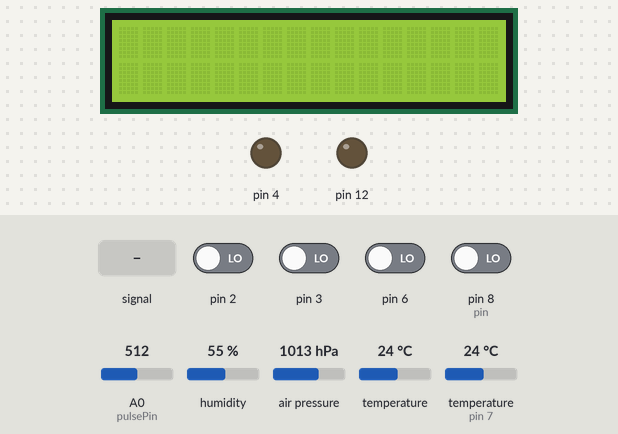
Bench run of a sketch on a simulated Arduino Uno, built with avr-gcc and run on an emulated ATmega328P. Shown: 16×2 character LCD, output pins drawn as LEDs (lit = HIGH). The test bench sets the inputs (shaded band); at power-on: pin 2, pin 3, pin 6, pin 8 (pin) LOW, temperature (sensor on pin 7) 24 °C, air pressure 1013 hPa, A0 (pulsePin) = 512, humidity 55 %, temperature 24 °C. The modem accepts every AT command (registered, SIM ready, sends succeed) and sends nothing else; what the sketch prints to the serial monitor is not drawn.

Above: at 1.3 s.
1.4 s: temperature (sensor on pin 7) set to 21.7 °C
At 5.5 s:
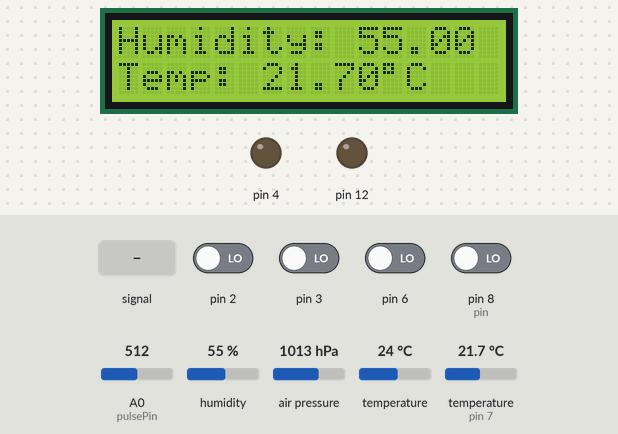
12.7 s: temperature (sensor on pin 7) set to 20.5 °C
24.3 s: A0 (pulsePin) fed a 2 Hz sine of ±306 counts around its level
At 27.7 s:
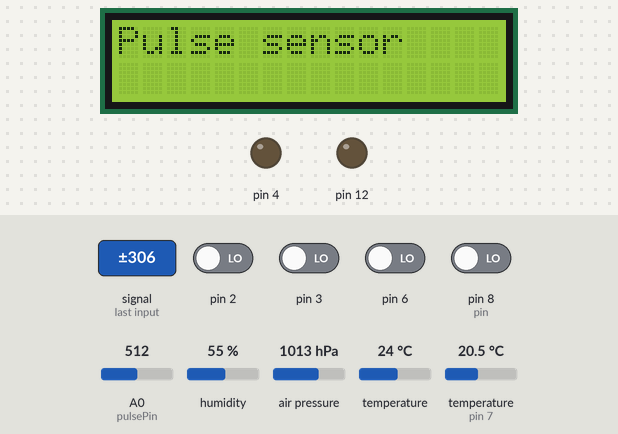
33.8 s: pin 3 driven HIGH
At 37.4 s:
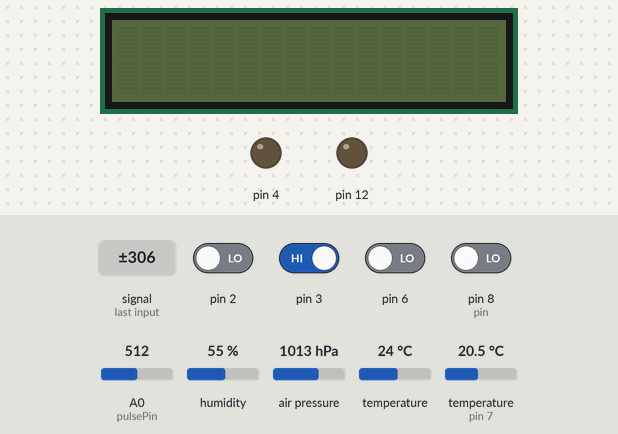
44.2 s: air pressure set to 952 hPa
At 54.9 s:
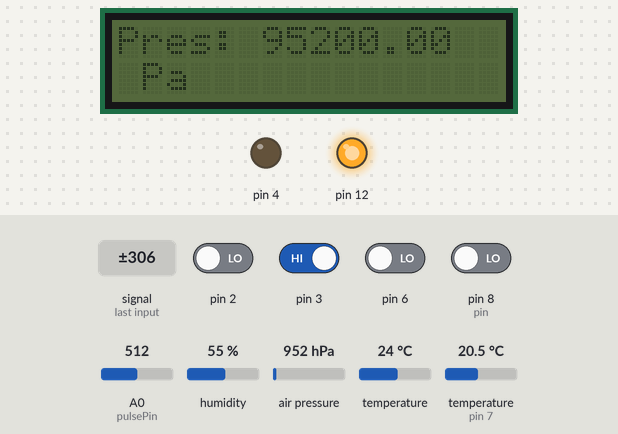
55.3 s: A0 (pulsePin) set to 24
At 61.2 s:
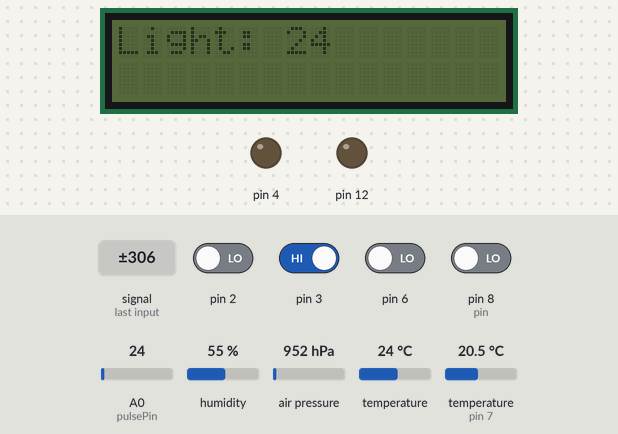
64.4 s: A0 (pulsePin) set to 19
Timing chart, 0 to 95.9 s (numbered marks = the images above; inputs shaded):
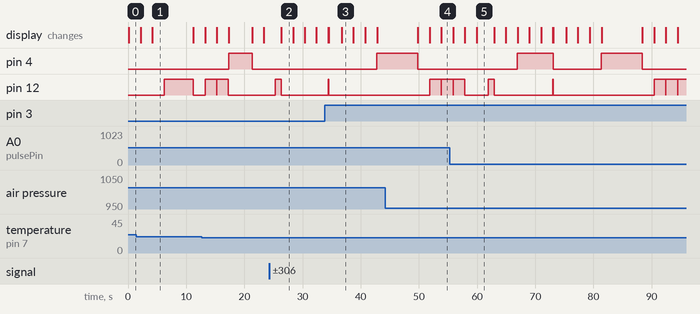

Measured:
- after the input at 24.3 s, pin 4: stays LOW (without the input it goes to HIGH after 6.1 s)
- after the input at 33.8 s, pin 4: LOW → HIGH after 9.0 s instead of 7.0 s; the display: first differs from a run without the input after 2.9 s (image 3)
- what the display in image 1 shows lasts 7.0 s, from 4.2 s to 11.2 s
- what the display in image 2 shows lasts 2.0 s, from 26.4 s to 28.4 s
- what the display in image 5 shows lasts 3.0 s, from 59.9 s to 62.9 s

The sketch:

LAB_1.ino
```cpp
//Importing Libraries

#include <DHT.h>
#include <DHT_U.h>
#include <LiquidCrystal_PCF8574.h>//LCD
#include <Adafruit_Sensor.h>
#include <Adafruit_BMP280.h>//Barometer
#include <SoftwareSerial.h>//Wifi
#include <Wire.h>
//Constants

#define DHTPIN 7     // what pin we're connected to
#define DHTTYPE DHT22   // DHT 22  (AM2302)
DHT dht(DHTPIN, DHTTYPE); //// Initialize DHT sensor for normal 16mhz Arduino
//LCD
LiquidCrystal_PCF8574 lcd(0x27);  // set the LCD address to 0x27 for a 16 chars and 2 line display

// Setted wifi name and passwrod also included write API key for ThinkSpeak.

SoftwareSerial esp8266(9,10);
String AP = "Supu";       // Wifi Username
String PASS = "12345678"; // Wifi Password
String API = "O5R2BXR7OMESYUM9";//Thingspeak API key
String HOST = "184.106.153.149";// Thingspeak host name
String PORT = "80";//Thingspeak port

/*

  -Thingspeak Parameters.

  -These fileds are used to send the data to the Thingspeak.

*/

String Temp = "field1";
String Hum = "field2";
String BTemp = "field3";
String BPres = "field4";
String BAlt = "field5";
String Light = "field6";
String Dust = "field7";
String Pluse = "field8";

int countTrueCommand;
int countTimeCommand;
boolean found = false;
int valSensor = 1;

//BMP
Adafruit_BMP280 bmp; // I2C
//Temperature and Humidity Sensors variables

int chk;
float hum;  //Stores humidity value
float temp; //Stores temperature value
int light;
int pin = 8;

//Dust Sensors

unsigned long duration;
unsigned long starttime;
unsigned long sampletime_ms = 2000;
unsigned long lowpulseoccupancy = 0;
float ratio = 0;
float concentration = 0;

//Plus Sensor

int pulsePin = 0;                 // Pulse Sensor purple wire connected to analog pin 0
// Volatile Variables, used in the interrupt service routine!
volatile int BPM;                   // int that holds raw Analog in 0. updated every 2mS
volatile int Signal;                // holds the incoming raw data
volatile int IBI = 600;             // int that holds the time interval between beats! Must be seeded!
volatile boolean Pulse = false;     // "True" when heartbeat is detected. "False" when not a "live beat".
volatile boolean QS = false;        // becomes true when Arduino finds a beat.
// Regards Serial OutPut  -- Set This Up to your needs

static boolean serialVisual = true;   // Set to 'false' by Default.  Re-set to 'true' to see Arduino Serial Monitor ASCII Visual Pulse
volatile int rate[10];                    // array to hold last ten IBI values
volatile unsigned long sampleCounter = 0;          // used to determine pulse timing
volatile unsigned long lastBeatTime = 0;           // used to find IBI
volatile int P =512;                      // used to find peak in pulse wave, seeded
volatile int T = 512;                     // used to find trough in pulse wave, seeded
volatile int thresh = 525;                // used to find instant moment of heart beat, seeded
volatile int amp = 100;                   // used to hold amplitude of pulse waveform, seeded
volatile boolean firstBeat = true;        // used to seed rate array so we startup with reasonable BPM
volatile boolean secondBeat = false;      // used to seed rate array so we startup with reasonable BPM

int switchState1 = 0;
int switchState2 = 0;
int lcdOn = 0;
int pushed = 0;
//Initial board setup code
void setup()
{
  Serial.begin(9600);
  //Starting the Temperature and Humidity Sensors.
  dht.begin();
  // When device is connected for the first time Dislpaying not gets displayed
  lcd.setBacklight(255);
  lcd.begin(16, 2);
  lcd.print("circuitdigest.com");
  lcd.setCursor(0,1);
  lcd.print("Connecting...");
  //wifi and thingspeak
  esp8266.begin(115200);
  sendCommand("AT",5,"OK");
  sendCommand("AT+CWMODE=1",5,"OK");
  sendCommand("AT+CWJAP=\""+ AP +"\",\""+ PASS +"\"",20,"OK");
  //barometer
  if (!bmp.begin()) {
    Serial.println(F("Could not find a valid BMP280 sensor, check wiring!"));
    while (1);
  }
  //Light sensor Input
  pinMode(A0,INPUT);
  //Dust sensor Input
  pinMode(8,INPUT);
  starttime = millis();
  pinMode(12, OUTPUT);
  pinMode(4, OUTPUT);
  pinMode(2, INPUT);
  pinMode(3, INPUT);
  interruptSetup();
}
void loop()
{
  lcd.clear();
  digitalWrite(12, LOW);//Green
  digitalWrite(4, LOW);//Red
  switchState1 = digitalRead(2);
  int  switchState2 = digitalRead(3);
  int BACKLIGHT_ON = digitalRead(6);
  //if button state is off then we are keep LEDs off except GREEN LED
  if(switchState2 == HIGH  && lcdOn == LOW){
  pushed = 1 - pushed;
  delay(2000);
  }
  if(pushed == HIGH){
    lcd.setBacklight(BACKLIGHT_ON);
  }else{
    lcd.setBacklight(255);
  }
   if(switchState1 == HIGH){
  lcd.setBacklight(255);
  }
  delay(2000);
  //Read data and store it to variables hum and temp
  hum = dht.readHumidity();
  temp= dht.readTemperature();
  //Print temp and humidity values to serial monitor
  Serial.print("Humidity: ");
  Serial.print(hum);
  Serial.print(" %, Temp: ");
  Serial.print(temp);
  Serial.println(" Celsius");
  /*Printing Temperature and Humidity sensor data to LCD*/

  lcd.setCursor(0,0);
  lcd.print("Temp & Humidity");
  lcd.setCursor(0,1);
  lcd.print("Sensor");
  delay(2000); //Delay 2 sec.
  lcd.clear();
  lcd.setCursor(0,0);
  lcd.print("Humidity: ");
  lcd.print(hum);
  lcd.print(" %");
  lcd.setCursor(0,1);
  lcd.print("Temp: ");
  lcd.print(temp);
  lcd.print( (char)223);
  lcd.print("C");
  delay(2000);
  if(temp > 21){
    digitalWrite(12, HIGH);//Green
  }else{
  digitalWrite(4, HIGH);
  lcd.clear();
  lcd.setCursor(0,0);
  lcd.print("Warning: Weather");
  lcd.setCursor(0,1);
  lcd.print("is cold outside!");
  delay(2000);
  }
  delay(5000); //Delay 2 sec.
  lcd.clear();
  digitalWrite(12, LOW);//Green
  digitalWrite(4, LOW);//Red
  //Barometer Sensor
  Serial.print("Barometer sensor");
  lcd.print("Barometer sensor");
  delay(2000);
  Serial.print(F("Temperature = "));
  Serial.print(bmp.readTemperature());
  Serial.println(" *C");

  /*Printing Barometer Temperature sensor data to LCD*/

  lcd.clear();
  lcd.setCursor(0,0);
  lcd.print("Temp:");
  lcd.print(bmp.readTemperature());
  lcd.print(" *C");
  if(bmp.readTemperature() > 21){
    digitalWrite(12, HIGH);//Green
  }else{
    digitalWrite(4, HIGH);
    lcd.clear();
  lcd.setCursor(0,0);
  lcd.print("Warning: Weather");
  lcd.setCursor(0,1);
  lcd.print("is cold outside!");
  delay(2000);
  }

  delay(2000);
  lcd.clear();
  digitalWrite(12, LOW);//Green
  digitalWrite(4, LOW);//Red
  Serial.print(F("Pressure = "));
  Serial.print(bmp.readPressure());
  Serial.println(" Pa");
  /*Printing Barometer Pressure sensor data to LCD*/
  lcd.print("Pres: ");
  lcd.print(bmp.readPressure());
  lcd.setCursor(0,1);
  lcd.print(" Pa");
  if(bmp.readPressure() > 21){
    digitalWrite(12, HIGH);//Green
  }else{
    digitalWrite(4, HIGH);
    lcd.clear();
  lcd.setCursor(0,0);
  lcd.print("Warning: Pres");
  lcd.setCursor(0,1);
  lcd.print("is low outside!");
  delay(2000);
  }
  delay(2000);
  lcd.clear();
  digitalWrite(12, LOW);//Green
  digitalWrite(4, LOW);//Red
  Serial.print(F("Approx altitude = "));
  Serial.print(bmp.readAltitude(1013.25)); // this should be adjusted to your local forcase
  Serial.println(" m");
  /*Printing Barometer Altitude sensor data to LCD*/

  lcd.setCursor(0,0);
  lcd.print("Alt: ");
  lcd.print(bmp.readAltitude(1013.25));
  lcd.print(" m");
  Serial.println();
  if(bmp.readAltitude(1013.25) > 21){
    digitalWrite(12, HIGH);//Green
  }else{
    digitalWrite(4, HIGH);
  lcd.clear();
  lcd.setCursor(0,0);
  lcd.print("Warning: Alt");
  lcd.setCursor(0,1);
  lcd.print("is too low");
  delay(2000);
  }
  delay(2000);

  //Light Sensor
  light=analogRead(A0);
  Serial.println("Light = " + String(light));
  /*Printing Light sensor data to LCD*/

  lcd.clear();
  digitalWrite(12, LOW);//Green
  digitalWrite(4, LOW);//Red
  lcd.print("Light sensor");
  delay(2000);
  lcd.clear();
  lcd.print("Light: ");
  lcd.print(String(light));
  delay(2000);
  if(light > 21){
    digitalWrite(12, HIGH);//Green
  }else{
    digitalWrite(4, HIGH);
    lcd.clear();
  lcd.setCursor(0,0);
  lcd.print("Warning: Light");
  lcd.setCursor(0,1);
  lcd.print("is too high!");
  delay(2000);
  }
  //Dust Sensor
  duration = pulseIn(pin, LOW);
  lowpulseoccupancy = lowpulseoccupancy+duration;
  if ((millis()-starttime) >= sampletime_ms) //if the sampel time = = 30s
  {
    ratio = lowpulseoccupancy/(sampletime_ms*10.0);
    concentration = 1.1*pow(ratio,3)-3.8*pow(ratio,2)+520*ratio+0.62;
    /*Printing Dust sensor data to Serial Monitor*/

    Serial.print("Concentration = ");
    Serial.print(concentration);
    Serial.println(" pcs/0.01cf");
    Serial.println("\n");
    lowpulseoccupancy = 0;
    starttime = millis();
    /*Printing Dust sensor data to LCD*/
    lcd.clear();
    digitalWrite(12, LOW);//Green
    digitalWrite(4, LOW);//Red
    lcd.print("Pulse sensor");
  delay(2000);
  lcd.clear();
//  updatebeat();
  lcd.print("BPM = ");
  lcd.print(BPM);
  delay(2000);
   if(BPM<80){ //Red
      digitalWrite(4, HIGH);
      digitalWrite(12, LOW);
      Serial.println("below 80");
       lcd.setCursor(0,0);
        lcd.print("Warning: Pulse");
        lcd.setCursor(0,1);
        lcd.print("is too high");
        delay(2000);
    }

    else if(BPM>100){ //Red
        digitalWrite(12, LOW);
        digitalWrite(4, HIGH);
        Serial.println("above 100");
        lcd.clear();
        lcd.setCursor(0,0);
        lcd.print("Warning: Pulse");
        lcd.setCursor(0,1);
        lcd.print("is too high");
        delay(2000);
    }
    lcd.clear();
    lcd.print("Dust sensor");
    delay(2000);
    lcd.clear();
    lcd.print("Dust: ");
    lcd.print(concentration);
    delay(2000);
    if(concentration < 1){
      digitalWrite(12, HIGH);//Green
    }else{
      digitalWrite(4, HIGH);// Red
      lcd.clear();
  lcd.setCursor(0,0);
  lcd.print("Warning: Dust");
  lcd.setCursor(0,1);
  lcd.print("is high outside!");
  delay(2000);
    }
    lcd.print(" pcs/0.01cf");
    /*

    Sending the below data to ThingSpeak:

    -Light.

    -Dust.

   */
    String getData1 = "GET /update?api_key="+ API +"&"+ Light +"="+String(light)+"&"+ Dust +"="+String(concentration)+"&"+ Temp +"="+String(temp) +"&"+ Hum +"="+String(hum)+"&"+ BTemp +"="+String(bmp.readTemperature())+"&"+ BPres +"="+String(bmp.readPressure())+"&"+ BAlt +"="+String(bmp.readAltitude(1013.25))+"&"+Pluse+"="+String(BPM);

    sendCommand("AT+CIPMUX=1",5,"OK");
    sendCommand("AT+CIPSTART=0,\"TCP\",\""+ HOST +"\","+ PORT,15,"OK");
    sendCommand("AT+CIPSEND=0," +String(getData1.length()+4),4,">");
    esp8266.println(getData1);
    countTrueCommand++;
    sendCommand("AT+CIPCLOSE=0",5,"OK");
  }else{
    String getData1 = "GET /update?api_key="+ API +"&"+ Light +"="+String(light)+"&"+ Temp +"="+String(temp) +"&"+ Hum +"="+String(hum)+"&"+ BTemp +"="+String(bmp.readTemperature())+"&"+ BPres +"="+String(bmp.readPressure())+"&"+ BAlt +"="+String(bmp.readAltitude(1013.25))+"&"+Pluse+"="+String(BPM);

    sendCommand("AT+CIPMUX=1",5,"OK");
    sendCommand("AT+CIPSTART=0,\"TCP\",\""+ HOST +"\","+ PORT,15,"OK");
    sendCommand("AT+CIPSEND=0," +String(getData1.length()+4),4,">");
    esp8266.println(getData1);
    countTrueCommand++;
    sendCommand("AT+CIPCLOSE=0",5,"OK");
  }
  lcd.clear();
  digitalWrite(12, LOW);//Green
  digitalWrite(4, LOW);//Red
  /*

    Sending the below data to ThingSpeak:

    -Temperature.

    -Humidity.

    -Barometer Temperature.

    -Pressure.

    -Altitude.

  */
  String getData = "GET /update?api_key="+ API +"&"+ Light +"="+String(light)+"&"+ Dust +"="+String(concentration)+"&"+ Temp +"="+String(temp) +"&"+ Hum +"="+String(hum)+"&"+ BTemp +"="+String(bmp.readTemperature())+"&"+ BPres +"="+String(bmp.readPressure())+"&"+ BAlt +"="+String(bmp.readAltitude(1013.25))+"&"+Pluse+"="+String(BPM);

  sendCommand("AT+CIPMUX=1",5,"OK");
  sendCommand("AT+CIPSTART=0,\"TCP\",\""+ HOST +"\","+ PORT,15,"OK");
  sendCommand("AT+CIPSEND=0," +String(getData.length()+4),4,">");
  esp8266.println(getData);
  countTrueCommand++;
  sendCommand("AT+CIPCLOSE=0",5,"OK");
}

//Setting up the wifi

void sendCommand(String command, int maxTime, char readReplay[])
{
  Serial.print(countTrueCommand);
  Serial.print(". at command => ");
  Serial.print(command);
  Serial.print(" ");
  while(countTimeCommand < (maxTime*1))
  {
    esp8266.println(command);//at+cipsend
    if(esp8266.find(readReplay))//ok
    {
      found = true;
      break;
      }
    countTimeCommand++;
  }

  if(found == true)
  {
    Serial.println("OYI");
    countTrueCommand++;
    countTimeCommand = 0;
  }
  if(found == false)
  {
    Serial.println("Fail");
    countTrueCommand = 0;
    countTimeCommand = 0;
  }
  found = false;
}

ISR(TIMER2_COMPA_vect){                      // triggered when Timer2 counts to 124

  cli();                                     // disable interrupts while we do this

  Signal = analogRead(pulsePin);              // read the Pulse Sensor

  sampleCounter += 2;                         // keep track of the time in mS

  int N = sampleCounter - lastBeatTime;       // monitor the time since the last beat to avoid noise

    //  find the peak and trough of the pulse wave

  if(Signal < thresh && N > (IBI/5)*3){      // avoid dichrotic noise by waiting 3/5 of last IBI

    if (Signal < T){                         // T is the trough

      T = Signal;                            // keep track of lowest point in pulse wave

    }

  }

  if(Signal > thresh && Signal > P){        // thresh condition helps avoid noise

    P = Signal;                             // P is the peak

  }                                         // keep track of highest point in pulse wave

  //  NOW IT'S TIME TO LOOK FOR THE HEART BEAT

  // signal surges up in value every time there is a pulse

  if (N > 250){                                   // avoid high frequency noise

    if ( (Signal > thresh) && (Pulse == false) && (N > (IBI/5)*3) ){

      Pulse = true;                               // set the Pulse flag when there is a pulse

      //digitalWrite(blinkPin,HIGH);                // turn on pin 13 LED

      IBI = sampleCounter - lastBeatTime;         // time between beats in mS

      lastBeatTime = sampleCounter;               // keep track of time for next pulse

      if(secondBeat){                        // if this is the second beat

        secondBeat = false;                  // clear secondBeat flag

        for(int i=0; i<=9; i++){             // seed the running total to get a realistic BPM at startup

          rate[i] = IBI;

       }

      }

      if(firstBeat){                         // if it's the first time beat is found

        firstBeat = false;                   // clear firstBeat flag

        secondBeat = true;                   // set the second beat flag

        sei();                               // enable interrupts again

        return;                              // IBI value is unreliable so discard it

      }

      word runningTotal = 0;                  // clear the runningTotal variable

      for(int i=0; i<=8; i++){                // shift data in the rate array

        rate[i] = rate[i+1];                  // and drop the oldest IBI value

        runningTotal += rate[i];              // add up the 9 oldest IBI values

      }

      rate[9] = IBI;                          // add the latest IBI to the rate array

      runningTotal += rate[9];                // add the latest IBI to runningTotal

      runningTotal /= 10;                     // average the last 10 IBI values

      BPM = 60000/runningTotal;               // how many beats can fit into a minute? that's BPM!

      QS = true;                              // set Quantified Self flag

      // QS FLAG IS NOT CLEARED INSIDE THIS ISR

      if(BPM<80){ //Red

//        digitalWrite(4, HIGH);

//        digitalWrite(12, LOW);

        Serial.println("below 80");

      }

      else if(BPM>100){ //Red

//          digitalWrite(12, HIGH);

//          digitalWrite(4, LOW);

          Serial.println("above 100");

      }


    }

  }

  if (Signal < thresh && Pulse == true){   // when the values are going down, the beat is over

    //digitalWrite(blinkPin,LOW);            // turn off pin 13 LED

    Pulse = false;                         // reset the Pulse flag so we can do it again

    amp = P - T;                           // get amplitude of the pulse wave

    thresh = amp/2 + T;                    // set thresh at 50% of the amplitude

    P = thresh;                            // reset these for next time

    T = thresh;

  }

  if (N > 2500){                           // if 2.5 seconds go by without a beat

    thresh = 512;                          // set thresh default

    P = 512;                               // set P default

    T = 512;                               // set T default

    lastBeatTime = sampleCounter;          // bring the lastBeatTime up to date

    firstBeat = true;                      // set these to avoid noise

    secondBeat = false;                    // when we get the heartbeat back

  }

  sei();

  // enable interrupts when youre done!

}// end


void interruptSetup(){

  TCCR2A = 0x02;     // DISABLE PWM ON DIGITAL PINS 3 AND 11, AND GO INTO CTC MODE

  TCCR2B = 0x06;     // DON'T FORCE COMPARE, 256 PRESCALER

  OCR2A = 0X7C;      // SET THE TOP OF THE COUNT TO 124 FOR 500Hz SAMPLE RATE

  TIMSK2 = 0x02;     // ENABLE INTERRUPT ON MATCH BETWEEN TIMER2 AND OCR2A

  sei();             // MAKE SURE GLOBAL INTERRUPTS ARE ENABLED

}


void updatebeat(){

  String cmd = "AT+CIPSTART=\"TCP\",\"";

  cmd += HOST;

  cmd += "\",80";

  Serial.println(cmd);

  esp8266.println(cmd);

  delay(2000);

  if(esp8266.find("Error")){

    return;

  }

  // update messages

  //cmd = msg ;

  cmd += "&field1=";

  cmd += BPM;

  cmd += "\r\n";

  Serial.print("AT+CIPSEND=");

  esp8266.print("AT+CIPSEND=");

  Serial.println(cmd.length());

  esp8266.println(cmd.length());

// if(esp8266.find(">")){

    Serial.print(cmd);

    esp8266.print(cmd);

}
```
